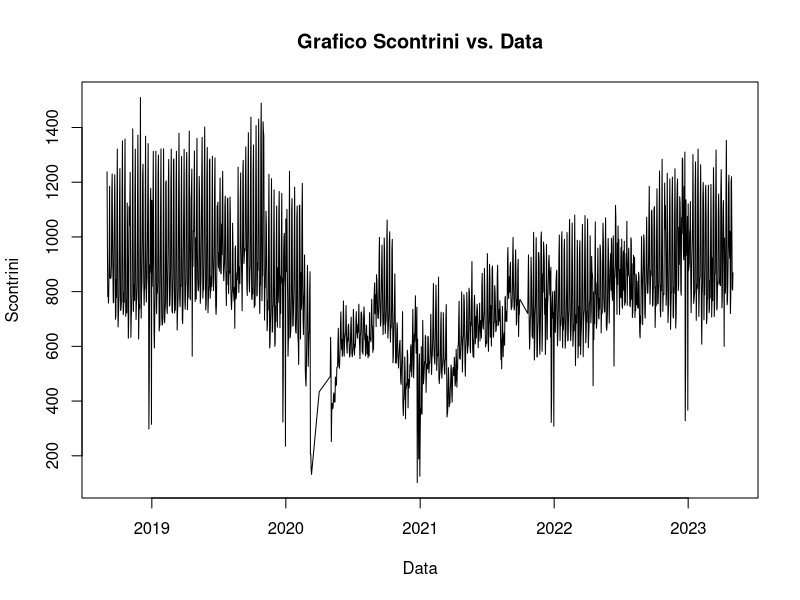
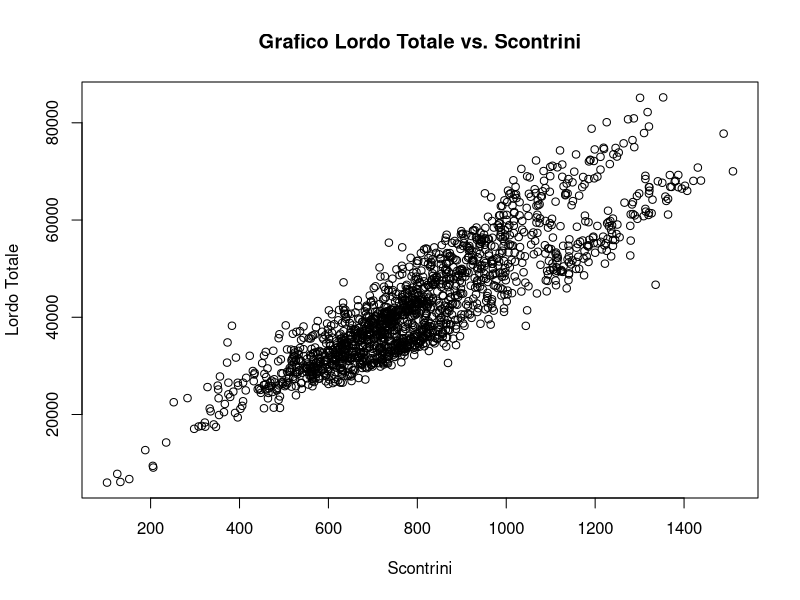
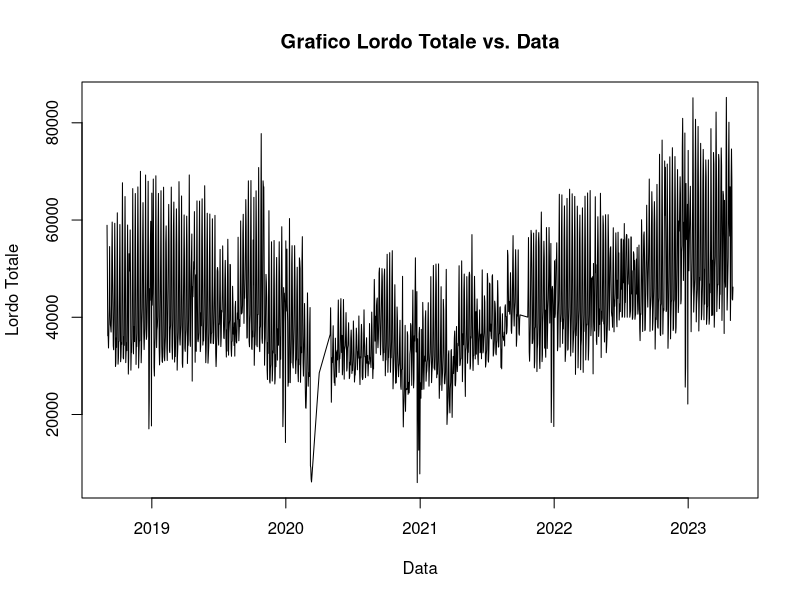
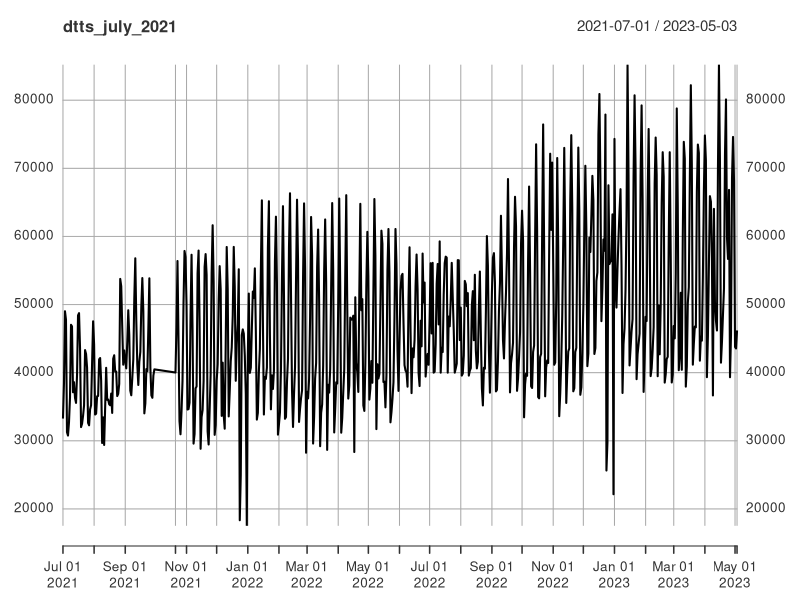
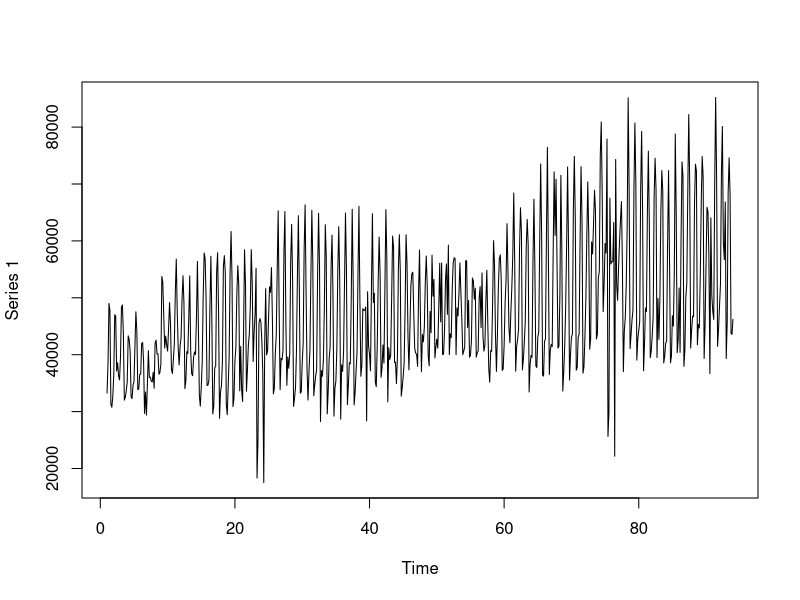
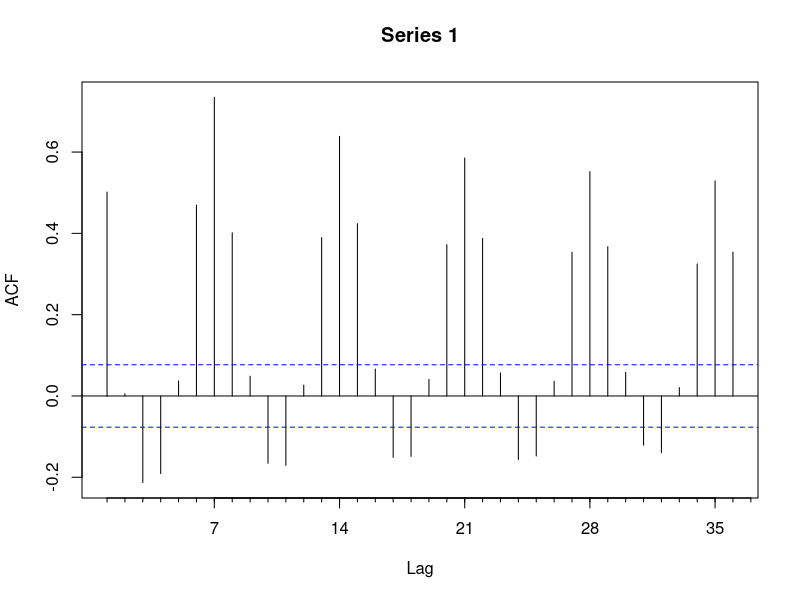
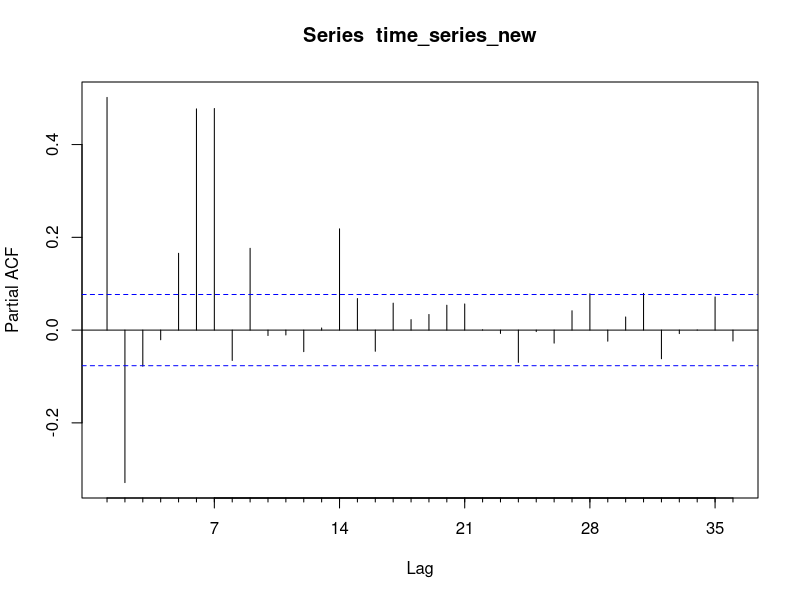
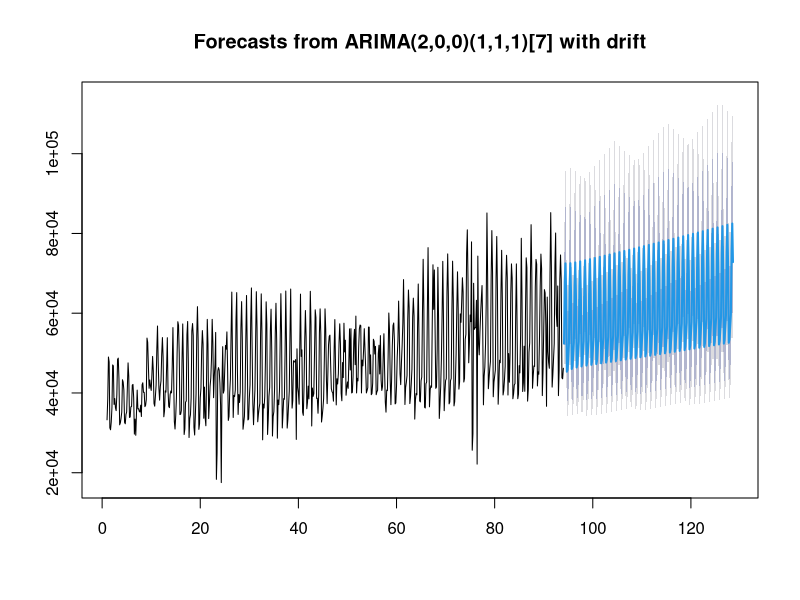

Recreate these plots in R, in order.
## ---- chunk 1
#Importo le librerie
library(xts)
library(forecast)
library(lubridate)
## ---- chunk 2
R2 <- read.csv("R2.csv")

R2$Date <- as.Date(R2$data, format = "%Y-%m-%d")

plot(R2$Date, R2$S_R2, xlab = "Data", ylab = "Scontrini", main = "Grafico Scontrini vs. Data", type = "l")
## ---- chunk 3
plot(R2$S_R2, R2$LT_R2, xlab = "Scontrini", ylab = "Lordo Totale", main = "Grafico Lordo Totale vs. Scontrini")
## ---- chunk 4
plot(R2$Date, R2$LT_R2, xlab = "Data", ylab = "Lordo Totale", main = "Grafico Lordo Totale vs. Data", type = "l")
## ---- chunk 5
R2_LT <- xts(
  R2$LT_R2, # Selezioniamo la colonna LT_R1 come dati sull'asse delle y
  R2$Date # Utilizziamo la colonna "Date" formattata come oggetti di data sull'asse delle x
)

## ---- chunk 6
# Filtra la serie storica per il 2018
R2_2018 <- R2_LT["2018-01-01/2018-12-31"]

# Filtra la serie storica per il 2019
R2_2019 <- R2_LT["2019-01-01/2019-12-31"]

# Filtra la serie storica per il 2021
R2_2021 <- R2_LT["2021-01-01/2021-12-31"]

# Filtra la serie storica per il 2022
R2_2022 <- R2_LT["2022-01-01/2022-12-31"]

# Filtra la serie storica per il 2022
R2_2023 <- R2_LT["2023-01-01/2023-12-31"]
## ---- chunk 7
# Calcola la media mensile per il 2018
monthly_mean_2018 <- apply.monthly(R2_2018, FUN = mean)

# Calcola la media mensile per il 2019
monthly_mean_2019 <- apply.monthly(R2_2019, FUN = mean)

# Calcola la media mensile per il 2019
monthly_mean_2021 <- apply.monthly(R2_2021, FUN = mean)

# Calcola la media mensile per il 2019
monthly_mean_2022 <- apply.monthly(R2_2022, FUN = mean)

# Calcola la media mensile per il 2019
monthly_mean_2023 <- apply.monthly(R2_2023, FUN = mean)
## ---- chunk 8

# Estrai i mesi dai dati
months_2018 <- as.numeric(format(index(monthly_mean_2018), "%m"))
months_2019 <- as.numeric(format(index(monthly_mean_2019), "%m"))

# Trova gli indici dei mesi comuni tra il 2018 e il 2019
common_month_indices <- which(months_2018 %in% months_2019)

# Crea un vettore con il mese di riferimento e la media corrispondente per i mesi comuni
result_vector <- data.frame(
  "Mese" = months_2018[common_month_indices],
  "Media_2018" = as.vector(monthly_mean_2018[common_month_indices]),
  "Media_2019" = as.vector(monthly_mean_2019[common_month_indices])
)

# Calcola la differenza percentuale tra le medie del 2018 e del 2019 per lo stesso mese
result_vector$Differenza_Percentuale <- 
  ((result_vector$Media_2018 - result_vector$Media_2019) / result_vector$Media_2018)

# Calcola il valore massimo (in valore assoluto) delle differenze percentuali
max_diff_percent <- max(abs(result_vector$Differenza_Percentuale))

# Aggiungi colonne Tolleranza_Min e Tolleranza_Max
result_vector$Tolleranza <- max_diff_percent

print(result_vector)
## ---- chunk 9
#stabilisco la tolleranza sulla base di quello che ho scritto sopra
tolleranza <- result_vector$Media_2019 * result_vector$Tolleranza 

# Aggiungi i valori di tolleranza al dataset
result_vector$Tolleranza_Min_2019 <- abs(result_vector$Media_2019 - tolleranza)
result_vector$Tolleranza_Max_2019 <- result_vector$Media_2019 + tolleranza

print(result_vector)
## ---- chunk 10
# Estrai i mesi del 2019 che non erano presenti nel 2018
missing_months_2019 <- months_2019[!months_2019 %in% months_2018]

# Crea un nuovo dataframe dei dati con i mesi mancanti e le medie del 2019
missing_months_data <- data.frame(
  "Mese" = missing_months_2019,
  "Media_2018" = NA,  # Assegna NA ai mesi mancanti nel 2018
  "Media_2019" = monthly_mean_2019[!months_2019 %in% months_2018]
)

#stabilisco la tolleranza sulla base di quello che ho scritto sopra
tolleranza <- missing_months_data$Media_2019 * result_vector$Tolleranza

# Aggiungi i valori di tolleranza al dataset
missing_months_data$Tolleranza_Min_2019 <- abs(missing_months_data$Media_2019 - tolleranza)
missing_months_data$Tolleranza_Max_2019 <- missing_months_data$Media_2019 + tolleranza

print(missing_months_data)
## ---- chunk 11
# Estrai la colonna "Media_2019" da result_vector
result_vector_2019 <- result_vector[, c("Mese", "Media_2019", "Tolleranza_Min_2019", "Tolleranza_Max_2019")]

# Estrai le colonne "Media_2018" e "Media_2019" da missing_months_data
missing_data_2019 <- missing_months_data[, c("Mese", "Media_2019", "Tolleranza_Min_2019", "Tolleranza_Max_2019")]


# Concatena i due dataset
combined_data <- rbind(missing_data_2019, result_vector_2019)

# Aggiungi una colonna di numeri da 1 a 12 come indici
combined_data$Mese = 1:12


# Rimuovi l'indice implicito
rownames(combined_data) <- NULL

# Visualizza il dataset senza l'indice implicito
print(combined_data)
## ---- chunk 12
# Estrai il mese dalla data e crea un nuovo dataframe
monthly_mean_2021_new <- data.frame(
  "Mese" = as.integer(format(index(monthly_mean_2021), "%m")),
  "Media_2021" = coredata(monthly_mean_2021)
)
monthly_mean_2022_new <- data.frame(
  "Mese" = as.integer(format(index(monthly_mean_2022), "%m")),
  "Media_2022" = coredata(monthly_mean_2022)
)
monthly_mean_2023_new <- data.frame(
  "Mese" = as.integer(format(index(monthly_mean_2023), "%m")),
  "Media_2023" = coredata(monthly_mean_2023)
)

# Visualizza i nuovi dataframes
print(monthly_mean_2021_new)
print(monthly_mean_2022_new)
print(monthly_mean_2023_new)
## ---- chunk 13
# Verifica le lunghezze dei dataframe mensili
length_2021 <- nrow(monthly_mean_2021_new)
length_2022 <- nrow(monthly_mean_2022_new)

# Trova la lunghezza minima tra i dataframe
min_length <- min(length_2021, length_2022)

# Seleziona solo le prime 'min_length' righe da entrambi i dataframe
monthly_mean_2021_new <- monthly_mean_2021_new[1:min_length, ]
monthly_mean_2022_new <- monthly_mean_2022_new[1:min_length, ]
monthly_mean_2023_new <- monthly_mean_2023_new[1:5, ]
# Creazione di un nuovo dataframe per i confronti
confronti <- data.frame(  
  "Mese" = rep(1:12, times = 1),  # Mesi da 1 a 12 per due anni
  "Media_2021" = monthly_mean_2021_new$Media,
  "Media_2022" = monthly_mean_2022_new$Media,
  "Tolleranza_Min" = combined_data$Tolleranza_Min[1:min_length],
  "Tolleranza_Max" = combined_data$Tolleranza_Max[1:min_length]
)

confronti1 <- data.frame(
  "Anno" = rep(c(2023), each = 5),  # Ripeti l'anno per ogni mese
  "Mese" = rep(1:5, times = 1),  # Mesi da 1 a 12 per due anni
  "Media_2023" = monthly_mean_2023_new$Media,
  "Tolleranza_Min" = combined_data$Tolleranza_Min[1:5],
  "Tolleranza_Max" = combined_data$Tolleranza_Max[1:5]
)
# Aggiungi una colonna di confronto per ciascun anno
confronti$Confronto_2021 <- confronti$Media_2021 >= confronti$Tolleranza_Min & confronti$Media_2021 <= confronti$Tolleranza_Max
confronti$Confronto_2022 <- confronti$Media_2022 >= confronti$Tolleranza_Min & confronti$Media_2022 <= confronti$Tolleranza_Max

confronti1$Confronto_2023 <- confronti1$Media_2023 >= confronti1$Tolleranza_Min & confronti1$Media_2023 <= confronti1$Tolleranza_Max

# Visualizza il dataframe di confronto
print(confronti)
print(confronti1)
## ---- chunk 14
# Filtra la serie storica a partire da luglio 2021
dtts_july_2021 <- R2_LT["2021-07-01/"]
plot(dtts_july_2021)
## ---- chunk 15
time_series <- ts(dtts_july_2021, frequency=7)
plot(time_series)
## ---- chunk 16
time_series_new<-log(time_series)
time_series_new |> Acf(36)
time_series_new |> Pacf(36)
## ---- chunk 17
# let's try an AR(2)
library(forecast)
mod_arima <- Arima(time_series,
              c(2,0,0), # p, d, q 
              c(1,1,1), # P, D, Q D=1. because we have performed a seasonal difference
              include.constant =TRUE, #intercept
              lambda=0 #because log transformation
              )
mod_arima #with drift because constant and one seasonal difference
## ---- chunk 18
previsione <- forecast(mod_arima, h=242)
plot(previsione)
## ---- chunk 19
previsione <- forecast(mod_arima, h = 242)
plot(previsione$mean, type = "l", ylab = "Valori previsti", xlab = "Tempo", main = "Previsione senza intervalli di confidenza")
## ---- chunk 20
rmse2 <- sqrt(mean(mod_arima$residuals^2))
rmse2

mae2 <- mean(abs(mod_arima$residuals))
mae2

actual2 <- window(time_series, start = end(time_series) - length(mod_arima$residuals) + 1)

mape2 <- mean(abs((mod_arima$residuals / actual2) * 100), na.rm = TRUE)
mape2

shapiro_test2 <- shapiro.test(mod_arima$residuals)
shapiro_test2

acf_res2 <- acf(mod_arima$residuals)
pacf_res2 <- pacf(mod_arima$residuals)
## ---- chunk 21
length(time_series)
## ---- chunk 22
time_series <- ts(dtts_july_2021, frequency = 7)


time_series_new <- log(time_series)


acf_result <- Acf(time_series_new)


pacf_result <- Pacf(time_series_new)

# Parametri per la stagionalità
s <- 365.25
harm <- c(1,2,3)
freq <- outer(1:length(time_series_new), harm) * 2 * pi / s
co <- cos(freq)
si <- sin(freq)
colnames(co) <- paste0("cos", harm)
colnames(si) <- paste0("sin", harm)
X <- cbind(trend=1:length(time_series_new),co, si)

# Divisione in set di addestramento e test
train_size <- floor(length(time_series_new[1:529]))
train_y <- time_series_new[1:train_size]
train_X <- X[1:train_size, ]
test_y <- time_series_new[(train_size + 1):length(time_series_new)]
test_X <- X[(train_size + 1):length(time_series_new), ]

# Modello ARIMAX
mod_sin <- Arima(train_y,
              order = c(2, 0, 0),
              seasonal = list(order = c(1, 1, 1), period = 7),
              xreg = train_X,
              lambda = 0
)

# Riassunto del modello
summary(mod_sin)
## ---- chunk 23
# Esegui il forecast
forecast_result <- forecast(mod_sin, h = length(test_y), xreg = test_X)
length(test_y)
# Plot del risultato
plot(forecast_result)
## ---- chunk 24
# Esegui il forecast con visualizzazione dei valori reali
forecast_result <- forecast(mod_sin, h = length(test_y), xreg = test_X)

# Estrai le previsioni dal risultato del forecast
pred_values <- forecast_result$mean

# Plot del risultato con previsioni e valori reali
plot(pred_values, type = "l", col = "red", lty = 1, lwd = 2, ylim = range(c(pred_values, test_y)))
lines(length(train_y) + 1:length(test_y), test_y, col = "blue", type = "l", lty = 2, lwd = 2)
legend("topright", legend = c("Forecast", "Valori Reali"), col = c("red", "blue"), lty = 1:2, lwd = 2)

## ---- chunk 25
losses_mod_sin <- function(real, pred) {
  error <- real - pred
  ae <- abs(error)
  se <- error^2
  c(
    ME = mean(error),
    RMSE = sqrt(mean(se)),
    MAE = mean(ae),
    MPE = mean(error/real)*100,
    MAPE = mean(ae/real)*100
  )
}

losses_mod_sin(test_y, forecast_result$mean)

## ---- chunk 26
# Chiamata alla funzione losses e salvataggio dei risultati in un data frame
losses2_mod_sin <- data.frame(Arima2 = losses_mod_sin(test_y, forecast_result$mean))

# Visualizza il data frame
print(losses2_mod_sin)

## ---- chunk 27
plot(mod_sin$residuals)
# Ottenere gli indici dei residui con valore maggiore o uguale a 0.05 o minore o uguale a -0.05
indices_high_residues <- which(mod_sin$residuals >= 0.05 | mod_sin$residuals <= -0.05)
indices_high_residues
## ---- chunk 28
# Creazione di variabili dummy per i giorni specifici
special_days <-indices_high_residues

# Creazione di variabili dummy
dummy_vars_train <- matrix(0, nrow = train_size, ncol = length(special_days))
dummy_vars_test <- matrix(0, nrow = length(test_y), ncol = length(special_days))

for (i in seq_along(special_days)) {
  day_index <- which(train_X[, "trend"] == special_days[i])
  dummy_vars_train[day_index, i] <- 1
  
  day_index_test <- which(test_X[, "trend"] == special_days[i])
  dummy_vars_test[day_index_test, i] <- 1
}

# Aggiunta delle variabili dummy al set di addestramento
train_X <- cbind(train_X, dummy_vars_train)

# Aggiunta delle variabili dummy al set di test
test_X <- cbind(test_X, dummy_vars_test)

mod_sin_dummy <- Arima(train_y,
                       order = c(2, 0, 0),
                       seasonal = list(order = c(1, 1, 1), period = 7),
                       xreg = train_X,
                       lambda = 0  
)

# Esegui il forecast
forecast_result <- forecast(mod_sin_dummy , h = length(test_y), xreg = test_X)
length(test_y)
# Plot del risultato
plot(forecast_result)
## ---- chunk 29
# Esegui il forecast con visualizzazione dei valori reali
forecast_result <- forecast(mod_sin_dummy, h = length(test_y), xreg = test_X)

# Estrai le previsioni dal risultato del forecast
pred_values <- forecast_result$mean

# Plot del risultato con previsioni e valori reali
plot(pred_values, type = "l", col = "red", lty = 1, lwd = 2, ylim = range(c(pred_values, test_y)))
lines(length(train_y) + 1:length(test_y), test_y, col = "blue", type = "l", lty = 2, lwd = 2)
legend("topright", legend = c("Forecast", "Valori Reali"), col = c("red", "blue"), lty = 1:2, lwd = 2)

## ---- chunk 30
plot(mod_sin_dummy$residuals) 
## ---- chunk 31
losses_mod_sin_dummy <- function(real, pred) {
  error <- real - pred
  ae <- abs(error)
  se <- error^2
  c(
    ME = mean(error),
    RMSE = sqrt(mean(se)),
    MAE = mean(ae),
    MPE = mean(error/real)*100,
    MAPE = mean(ae/real)*100
  )
}

losses_mod_sin_dummy(test_y, forecast_result$mean)

## ---- chunk 32
# Chiamata alla funzione losses e salvataggio dei risultati in un data frame
losses2_mod_sin_dummy <- data.frame(Arima2 = losses_mod_sin_dummy(test_y, forecast_result$mean))

# Visualizza il data frame
print(losses2_mod_sin_dummy)

## ---- chunk 33
# let's try an AR(3)
library(forecast)
mod_arima <- Arima(time_series,
              c(3,0,0), # p, d, q 
              c(1,1,1), # P, D, Q D=1. because we have performed a seasonal difference
              include.constant =TRUE, #intercept
              lambda=0 #because log transformation
              )
mod_arima #with drift because constant and one seasonal difference
## ---- chunk 34
previsione <- forecast(mod_arima, h=242)
plot(previsione)
## ---- chunk 35
previsione <- forecast(mod_arima, h = 242)
plot(previsione$mean, type = "l", ylab = "Valori previsti", xlab = "Tempo", main = "Previsione senza intervalli di confidenza")
## ---- chunk 36
rmse3 <- sqrt(mean(mod_arima$residuals^2))
rmse3

mae3 <- mean(abs(mod_arima$residuals))
mae3

actual3 <- window(time_series, start = end(time_series) - length(mod_arima$residuals) + 1)

mape3 <- mean(abs((mod_arima$residuals / actual3) * 100), na.rm = TRUE)
mape3

shapiro_test3 <- shapiro.test(mod_arima$residuals)
shapiro_test3

acf_res3 <- acf(mod_arima$residuals)
pacf_res3 <- pacf(mod_arima$residuals)
## ---- chunk 37
length(time_series)
## ---- chunk 38
time_series <- ts(dtts_july_2021, frequency = 7)


time_series_new <- log(time_series)


acf_result <- Acf(time_series_new)


pacf_result <- Pacf(time_series_new)

# Parametri per la stagionalità
s <- 365.25
harm <- c(1,2,3)
freq <- outer(1:length(time_series_new), harm) * 2 * pi / s
co <- cos(freq)
si <- sin(freq)
colnames(co) <- paste0("cos", harm)
colnames(si) <- paste0("sin", harm)
X <- cbind(trend=1:length(time_series_new),co, si)

# Divisione in set di addestramento e test
train_size <- floor(length(time_series_new[1:529]))
train_y <- time_series_new[1:train_size]
train_X <- X[1:train_size, ]
test_y <- time_series_new[(train_size + 1):length(time_series_new)]
test_X <- X[(train_size + 1):length(time_series_new), ]

# Modello ARIMAX
mod_sin <- Arima(train_y,
              order = c(3, 0, 0),
              seasonal = list(order = c(1, 1, 1), period = 7),
              xreg = train_X,
              lambda = 0
)

# Riassunto del modello
summary(mod_sin)
## ---- chunk 39
# Esegui il forecast
forecast_result <- forecast(mod_sin, h = length(test_y), xreg = test_X)
length(test_y)
# Plot del risultato
plot(forecast_result)
## ---- chunk 40
# Esegui il forecast con visualizzazione dei valori reali
forecast_result <- forecast(mod_sin, h = length(test_y), xreg = test_X)

# Estrai le previsioni dal risultato del forecast
pred_values <- forecast_result$mean

# Plot del risultato con previsioni e valori reali
plot(pred_values, type = "l", col = "red", lty = 1, lwd = 2, ylim = range(c(pred_values, test_y)))
lines(length(train_y) + 1:length(test_y), test_y, col = "blue", type = "l", lty = 2, lwd = 2)
legend("topright", legend = c("Forecast", "Valori Reali"), col = c("red", "blue"), lty = 1:2, lwd = 2)

## ---- chunk 41
losses_mod_sin <- function(real, pred) {
  error <- real - pred
  ae <- abs(error)
  se <- error^2
  c(
    ME = mean(error),
    RMSE = sqrt(mean(se)),
    MAE = mean(ae),
    MPE = mean(error/real)*100,
    MAPE = mean(ae/real)*100
  )
}

losses_mod_sin(test_y, forecast_result$mean)

## ---- chunk 42
# Chiamata alla funzione losses e salvataggio dei risultati in un data frame
losses3_mod_sin<- data.frame(Arima3 = losses_mod_sin(test_y, forecast_result$mean))

# Visualizza il data frame
print(losses3_mod_sin)

## ---- chunk 43
plot(mod_sin$residuals)
# Ottenere gli indici dei residui con valore maggiore o uguale a 0.05 o minore o uguale a -0.05
indices_high_residues <- which(mod_sin$residuals >= 0.05 | mod_sin$residuals <= -0.05)
indices_high_residues
## ---- chunk 44
# Creazione di variabili dummy per i giorni specifici
special_days <-indices_high_residues

# Creazione di variabili dummy
dummy_vars_train <- matrix(0, nrow = train_size, ncol = length(special_days))
dummy_vars_test <- matrix(0, nrow = length(test_y), ncol = length(special_days))

for (i in seq_along(special_days)) {
  day_index <- which(train_X[, "trend"] == special_days[i])
  dummy_vars_train[day_index, i] <- 1
  
  day_index_test <- which(test_X[, "trend"] == special_days[i])
  dummy_vars_test[day_index_test, i] <- 1
}

# Aggiunta delle variabili dummy al set di addestramento
train_X <- cbind(train_X, dummy_vars_train)

# Aggiunta delle variabili dummy al set di test
test_X <- cbind(test_X, dummy_vars_test)

mod_sin_dummy <- Arima(train_y,
                       order = c(3, 0, 0),
                       seasonal = list(order = c(1, 1, 1), period = 7),
                       xreg = train_X,
                       lambda = 0  
)

# Esegui il forecast
forecast_result <- forecast(mod_sin_dummy , h = length(test_y), xreg = test_X)
length(test_y)
# Plot del risultato
plot(forecast_result)
## ---- chunk 45
# Esegui il forecast con visualizzazione dei valori reali
forecast_result <- forecast(mod_sin_dummy, h = length(test_y), xreg = test_X)

# Estrai le previsioni dal risultato del forecast
pred_values <- forecast_result$mean

# Plot del risultato con previsioni e valori reali
plot(pred_values, type = "l", col = "red", lty = 1, lwd = 2, ylim = range(c(pred_values, test_y)))
lines(length(train_y) + 1:length(test_y), test_y, col = "blue", type = "l", lty = 2, lwd = 2)
legend("topright", legend = c("Forecast", "Valori Reali"), col = c("red", "blue"), lty = 1:2, lwd = 2)

## ---- chunk 46
plot(mod_sin_dummy$residuals) 
## ---- chunk 47
losses_mod_sin_dummy <- function(real, pred) {
  error <- real - pred
  ae <- abs(error)
  se <- error^2
  c(
    ME = mean(error),
    RMSE = sqrt(mean(se)),
    MAE = mean(ae),
    MPE = mean(error/real)*100,
    MAPE = mean(ae/real)*100
  )
}

losses_mod_sin_dummy(test_y, forecast_result$mean)

## ---- chunk 48
# Chiamata alla funzione losses e salvataggio dei risultati in un data frame
losses3_mod_sin_dummy <- data.frame(Arima3 = losses_mod_sin_dummy(test_y, forecast_result$mean))

# Visualizza il data frame
print(losses3_mod_sin_dummy)

## ---- chunk 49
# let's try an AR(4)
library(forecast)
mod_arima <- Arima(time_series,
              c(4,0,0), # p, d, q 
              c(1,1,1), # P, D, Q D=1. because we have performed a seasonal difference
              include.constant =TRUE, #intercept
              lambda=0 #because log transformation
              )
mod_arima #with drift because constant and one seasonal difference
## ---- chunk 50
previsione <- forecast(mod_arima, h=242)
plot(previsione)
## ---- chunk 51
previsione <- forecast(mod_arima, h = 242)
plot(previsione$mean, type = "l", ylab = "Valori previsti", xlab = "Tempo", main = "Previsione senza intervalli di confidenza")
## ---- chunk 52
rmse4 <- sqrt(mean(mod_arima$residuals^2))
rmse4

mae4 <- mean(abs(mod_arima$residuals))
mae4

actual4 <- window(time_series, start = end(time_series) - length(mod_arima$residuals) + 1)

mape4 <- mean(abs((mod_arima$residuals / actual4) * 100), na.rm = TRUE)
mape4

shapiro_test4 <- shapiro.test(mod_arima$residuals)
shapiro_test4

acf_res4 <- acf(mod_arima$residuals)
pacf_res4 <- pacf(mod_arima$residuals)
## ---- chunk 53
length(time_series)
## ---- chunk 54

time_series <- ts(dtts_july_2021, frequency = 7)


time_series_new <- log(time_series)


acf_result <- Acf(time_series_new)


pacf_result <- Pacf(time_series_new)

# Parametri per la stagionalità
s <- 365.25
harm <- c(1,2,3,4,5,6)
freq <- outer(1:length(time_series_new), harm) * 2 * pi / s
co <- cos(freq)
si <- sin(freq)
colnames(co) <- paste0("cos", harm)
colnames(si) <- paste0("sin", harm)
X <- cbind(trend=1:length(time_series_new),co, si)

# Divisione in set di addestramento e test
train_size <- floor(length(time_series_new[1:529]))
train_y <- time_series_new[1:train_size]
train_X <- X[1:train_size, ]
test_y <- time_series_new[(train_size + 1):length(time_series_new)]
test_X <- X[(train_size + 1):length(time_series_new), ]

# Modello ARIMAX
mod_sin <- Arima(train_y,
              order = c(4, 0, 0),
              seasonal = list(order = c(1, 1, 1), period = 7),
              xreg = train_X,
              lambda = 0
)

# Riassunto del modello
summary(mod_sin)
## ---- chunk 55
# Esegui il forecast
forecast_result <- forecast(mod_sin, h = length(test_y), xreg = test_X)
length(test_y)
# Plot del risultato
plot(forecast_result)
## ---- chunk 56
# Esegui il forecast con visualizzazione dei valori reali
forecast_result <- forecast(mod_sin, h = length(test_y), xreg = test_X)

# Estrai le previsioni dal risultato del forecast
pred_values <- forecast_result$mean

# Plot del risultato con previsioni e valori reali
plot(pred_values, type = "l", col = "red", lty = 1, lwd = 2, ylim = range(c(pred_values, test_y)))
lines(length(train_y) + 1:length(test_y), test_y, col = "blue", type = "l", lty = 2, lwd = 2)
legend("topright", legend = c("Forecast", "Valori Reali"), col = c("red", "blue"), lty = 1:2, lwd = 2)

## ---- chunk 57
losses_mod_sin <- function(real, pred) {
  error <- real - pred
  ae <- abs(error)
  se <- error^2
  c(
    ME = mean(error),
    RMSE = sqrt(mean(se)),
    MAE = mean(ae),
    MPE = mean(error/real)*100,
    MAPE = mean(ae/real)*100
  )
}

losses_mod_sin(test_y, forecast_result$mean)
## ---- chunk 58
# Chiamata alla funzione losses e salvataggio dei risultati in un data frame
losses4_mod_sin <- data.frame(Arima4 = losses_mod_sin(test_y, forecast_result$mean))

# Visualizza il data frame
print(losses4_mod_sin)

## ---- chunk 59
plot(mod_sin$residuals)
# Ottenere gli indici dei residui con valore maggiore o uguale a 0.05 o minore o uguale a -0.05
indices_high_residues <- which(mod_sin$residuals >= 0.05 | mod_sin$residuals <= -0.05)
indices_high_residues
## ---- chunk 60
# Creazione di variabili dummy per i giorni specifici
special_days <-indices_high_residues

# Creazione di variabili dummy
dummy_vars_train <- matrix(0, nrow = train_size, ncol = length(special_days))
dummy_vars_test <- matrix(0, nrow = length(test_y), ncol = length(special_days))

for (i in seq_along(special_days)) {
  day_index <- which(train_X[, "trend"] == special_days[i])
  dummy_vars_train[day_index, i] <- 1
  
  day_index_test <- which(test_X[, "trend"] == special_days[i])
  dummy_vars_test[day_index_test, i] <- 1
}

# Aggiunta delle variabili dummy al set di addestramento
train_X <- cbind(train_X, dummy_vars_train)

# Aggiunta delle variabili dummy al set di test
test_X <- cbind(test_X, dummy_vars_test)

mod_sin_dummy <- Arima(train_y,
                       order = c(4, 0, 0),
                       seasonal = list(order = c(1, 1, 1), period = 7),
                       xreg = train_X,
                       lambda = 0  
)

# Esegui il forecast
forecast_result <- forecast(mod_sin_dummy , h = length(test_y), xreg = test_X)
length(test_y)
# Plot del risultato
plot(forecast_result)
## ---- chunk 61
plot(mod_sin_dummy$residuals) 
## ---- chunk 62
# Esegui il forecast con visualizzazione dei valori reali
forecast_result <- forecast(mod_sin_dummy, h = length(test_y), xreg = test_X)

# Estrai le previsioni dal risultato del forecast
pred_values <- forecast_result$mean

# Plot del risultato con previsioni e valori reali
plot(pred_values, type = "l", col = "red", lty = 1, lwd = 2, ylim = range(c(pred_values, test_y)))
lines(length(train_y) + 1:length(test_y), test_y, col = "blue", type = "l", lty = 2, lwd = 2)
legend("topright", legend = c("Forecast", "Valori Reali"), col = c("red", "blue"), lty = 1:2, lwd = 2)

## ---- chunk 63
losses_mod_sin_dummy <- function(real, pred) {
  error <- real - pred
  ae <- abs(error)
  se <- error^2
  c(
    ME = mean(error),
    RMSE = sqrt(mean(se)),
    MAE = mean(ae),
    MPE = mean(error/real)*100,
    MAPE = mean(ae/real)*100
  )
}

losses_mod_sin_dummy(test_y, forecast_result$mean)

## ---- chunk 64
# Chiamata alla funzione losses e salvataggio dei risultati in un data frame
losses4_mod_sin_dummy <- data.frame(Arima4 = losses_mod_sin_dummy(test_y, forecast_result$mean))

# Visualizza il data frame
print(losses4_mod_sin_dummy)

## ---- chunk 65
# let's try an AR(5)
library(forecast)
mod_arima <- Arima(time_series,
              c(5,0,0), # p, d, q 
              c(1,1,1), # P, D, Q D=1. because we have performed a seasonal difference
              include.constant =TRUE, #intercept
              lambda=0 #because log transformation
              )
mod_arima #with drift because constant and one seasonal difference
## ---- chunk 66
previsione <- forecast(mod_arima, h=242)
plot(previsione)
## ---- chunk 67
previsione <- forecast(mod_arima, h = 242)
plot(previsione$mean, type = "l", ylab = "Valori previsti", xlab = "Tempo", main = "Previsione senza intervalli di confidenza")
## ---- chunk 68
rmse5 <- sqrt(mean(mod_arima$residuals^2))
rmse5

mae5 <- mean(abs(mod_arima$residuals))
mae5

actual5 <- window(time_series, start = end(time_series) - length(mod_arima$residuals) + 1)

mape5 <- mean(abs((mod_arima$residuals / actual5) * 100), na.rm = TRUE)
mape5

shapiro_test5 <- shapiro.test(mod_arima$residuals)
shapiro_test5

acf_res5 <- acf(mod_arima$residuals)
pacf_res5 <- pacf(mod_arima$residuals)
## ---- chunk 69
# Parametri per la stagionalità
s <- 365.25
harm <- c(1,2,3) # passo da 2 sinusoidi a 1 perché altrimenti vengono prodotti valori mancanti
freq <- outer(1:length(time_series_new), harm) * 2 * pi / s
co <- cos(freq)
si <- sin(freq)
colnames(co) <- paste0("cos", harm)
colnames(si) <- paste0("sin", harm)
X <- cbind(trend=1:length(time_series_new),co, si)

# Divisione in set di addestramento e test
train_size <- floor(length(time_series_new[1:529]))
train_y <- time_series_new[1:train_size]
train_X <- X[1:train_size, ]
test_y <- time_series_new[(train_size + 1):length(time_series_new)]
test_X <- X[(train_size + 1):length(time_series_new), ]

# Modello ARIMAX
mod_sin <- Arima(train_y,
              order = c(5, 0, 0),
              seasonal = list(order = c(1, 1, 1), period = 7),
              xreg = train_X,
              lambda = 0
)

# Riassunto del modello
summary(mod_sin)


## ---- chunk 70
# Esegui il forecast
forecast_result <- forecast(mod_sin, h = length(test_y), xreg = test_X)
length(test_y)
# Plot del risultato
plot(forecast_result)
## ---- chunk 71
# Esegui il forecast con visualizzazione dei valori reali
forecast_result <- forecast(mod_sin, h = length(test_y), xreg = test_X)

# Estrai le previsioni dal risultato del forecast
pred_values <- forecast_result$mean

# Plot del risultato con previsioni e valori reali
plot(pred_values, type = "l", col = "red", lty = 1, lwd = 2, ylim = range(c(pred_values, test_y)))
lines(length(train_y) + 1:length(test_y), test_y, col = "blue", type = "l", lty = 2, lwd = 2)
legend("topright", legend = c("Forecast", "Valori Reali"), col = c("red", "blue"), lty = 1:2, lwd = 2)

## ---- chunk 72
losses_mod_sin <- function(real, pred) {
  error <- real - pred
  ae <- abs(error)
  se <- error^2
  c(
    ME = mean(error),
    RMSE = sqrt(mean(se)),
    MAE = mean(ae),
    MPE = mean(error/real)*100,
    MAPE = mean(ae/real)*100
  )
}

losses_mod_sin(test_y, forecast_result$mean)

## ---- chunk 73
# Chiamata alla funzione losses e salvataggio dei risultati in un data frame
losses5_mod_sin <- data.frame(Arima5 = losses_mod_sin(test_y, forecast_result$mean))

# Visualizza il data frame
print(losses5_mod_sin)
## ---- chunk 74
plot(mod_sin$residuals)
# Ottenere gli indici dei residui con valore maggiore o uguale a 0.05 o minore o uguale a -0.05
indices_high_residues <- which(mod_sin$residuals >= 0.05 | mod_sin$residuals <= -0.05)
indices_high_residues
## ---- chunk 75
# Creazione di variabili dummy per i giorni specifici 
special_days <-indices_high_residues

# Creazione di variabili dummy
dummy_vars_train <- matrix(0, nrow = train_size, ncol = length(special_days))
dummy_vars_test <- matrix(0, nrow = length(test_y), ncol = length(special_days))

for (i in seq_along(special_days)) {
  day_index <- which(train_X[, "trend"] == special_days[i])
  dummy_vars_train[day_index, i] <- 1
  
  day_index_test <- which(test_X[, "trend"] == special_days[i])
  dummy_vars_test[day_index_test, i] <- 1
}

# Aggiunta delle variabili dummy al set di addestramento
train_X <- cbind(train_X, dummy_vars_train)

# Aggiunta delle variabili dummy al set di test
test_X <- cbind(test_X, dummy_vars_test)

mod_sin_dummy <- Arima(train_y,
                       order = c(5, 0, 0),
                       seasonal = list(order = c(1, 1, 1), period = 7),
                       xreg = train_X,
                       lambda = 0  # Puoi sperimentare con altri metodi
)

# Esegui il forecast
forecast_result <- forecast(mod_sin_dummy , h = length(test_y), xreg = test_X)
length(test_y)
# Plot del risultato
plot(forecast_result)
## ---- chunk 76
# Esegui il forecast con visualizzazione dei valori reali
forecast_result <- forecast(mod_sin_dummy, h = length(test_y), xreg = test_X)

# Estrai le previsioni dal risultato del forecast
pred_values <- forecast_result$mean

# Plot del risultato con previsioni e valori reali
plot(pred_values, type = "l", col = "red", lty = 1, lwd = 2, ylim = range(c(pred_values, test_y)))
lines(length(train_y) + 1:length(test_y), test_y, col = "blue", type = "l", lty = 2, lwd = 2)
legend("topright", legend = c("Forecast", "Valori Reali"), col = c("red", "blue"), lty = 1:2, lwd = 2)

## ---- chunk 77
plot(mod_sin_dummy$residuals) 
## ---- chunk 78
losses_mod_sin_dummy <- function(real, pred) {
  error <- real - pred
  ae <- abs(error)
  se <- error^2
  c(
    ME = mean(error),
    RMSE = sqrt(mean(se)),
    MAE = mean(ae),
    MPE = mean(error/real)*100,
    MAPE = mean(ae/real)*100
  )
}

losses_mod_sin_dummy(test_y, forecast_result$mean)

## ---- chunk 79
# Chiamata alla funzione losses e salvataggio dei risultati in un data frame
losses5_mod_sin_dummy <- data.frame(Arima5 = losses_mod_sin_dummy(test_y, forecast_result$mean))

# Visualizza il data frame
print(losses5_mod_sin_dummy)
## ---- chunk 80
# let's try an AR(2)
library(forecast)
mod_arima <- Arima(time_series,
              c(6,0,0), # p, d, q 
              c(1,1,1), # P, D, Q D=1. because we have performed a seasonal difference
              include.constant =TRUE, #intercept
              lambda=0 #because log transformation
              )
mod_arima #with drift because constant and one seasonal difference
## ---- chunk 81
previsione <- forecast(mod_arima, h=242)
plot(previsione)
## ---- chunk 82
previsione <- forecast(mod_arima, h = 242)
plot(previsione$mean, type = "l", ylab = "Valori previsti", xlab = "Tempo", main = "Previsione senza intervalli di confidenza")
## ---- chunk 83
rmse6 <- sqrt(mean(mod_arima$residuals^2))
rmse6

mae6 <- mean(abs(mod_arima$residuals))
mae6

actual6 <- window(time_series, start = end(time_series) - length(mod_arima$residuals) + 1)

mape6 <- mean(abs((mod_arima$residuals / actual6) * 100), na.rm = TRUE)
mape6

shapiro_test6 <- shapiro.test(mod_arima$residuals)
shapiro_test6

acf_res6 <- acf(mod_arima$residuals)
pacf_res6 <- pacf(mod_arima$residuals)
## ---- chunk 84
# Parametri per la stagionalità
s <- 365.25
harm <- c(1,2)
freq <- outer(1:length(time_series_new), harm) * 2 * pi / s
co <- cos(freq)
si <- sin(freq)
colnames(co) <- paste0("cos", harm)
colnames(si) <- paste0("sin", harm)
X <- cbind(trend=1:length(time_series_new),co, si)

# Divisione in set di addestramento e test
train_size <- floor(length(time_series_new[1:529]))
train_y <- time_series_new[1:train_size]
train_X <- X[1:train_size, ]
test_y <- time_series_new[(train_size + 1):length(time_series_new)]
test_X <- X[(train_size + 1):length(time_series_new), ]

# Modello ARIMAX
mod_sin <- Arima(train_y,
              order = c(6, 0, 0),
              seasonal = list(order = c(1, 1, 1), period = 7),
              xreg = train_X,
              lambda = 0
)

# Riassunto del modello
summary(mod_sin)


## ---- chunk 85
# Esegui il forecast
forecast_result <- forecast(mod_sin, h = length(test_y), xreg = test_X)
length(test_y)
# Plot del risultato
plot(forecast_result)
## ---- chunk 86
# Esegui il forecast con visualizzazione dei valori reali
forecast_result <- forecast(mod_sin, h = length(test_y), xreg = test_X)

# Estrai le previsioni dal risultato del forecast
pred_values <- forecast_result$mean

# Plot del risultato con previsioni e valori reali
plot(pred_values, type = "l", col = "red", lty = 1, lwd = 2, ylim = range(c(pred_values, test_y)))
lines(length(train_y) + 1:length(test_y), test_y, col = "blue", type = "l", lty = 2, lwd = 2)
legend("topright", legend = c("Forecast", "Valori Reali"), col = c("red", "blue"), lty = 1:2, lwd = 2)

## ---- chunk 87
losses_mod_sin <- function(real, pred) {
  error <- real - pred
  ae <- abs(error)
  se <- error^2
  c(
    ME = mean(error),
    RMSE = sqrt(mean(se)),
    MAE = mean(ae),
    MPE = mean(error/real)*100,
    MAPE = mean(ae/real)*100
  )
}

losses_mod_sin(test_y, forecast_result$mean)

## ---- chunk 88
# Chiamata alla funzione losses e salvataggio dei risultati in un data frame
losses6_mod_sin <- data.frame(Arima6 = losses_mod_sin(test_y, forecast_result$mean))

# Visualizza il data frame
print(losses6_mod_sin)
## ---- chunk 89
plot(mod_sin$residuals)
# Ottenere gli indici dei residui con valore maggiore o uguale a 0.05 o minore o uguale a -0.05
indices_high_residues <- which(mod_sin$residuals >= 0.05 | mod_sin$residuals <= -0.05)
indices_high_residues
## ---- chunk 90
# Creazione di variabili dummy per i giorni specifici 
special_days <-indices_high_residues

# Creazione di variabili dummy
dummy_vars_train <- matrix(0, nrow = train_size, ncol = length(special_days))
dummy_vars_test <- matrix(0, nrow = length(test_y), ncol = length(special_days))

for (i in seq_along(special_days)) {
  day_index <- which(train_X[, "trend"] == special_days[i])
  dummy_vars_train[day_index, i] <- 1
  
  day_index_test <- which(test_X[, "trend"] == special_days[i])
  dummy_vars_test[day_index_test, i] <- 1
}

# Aggiunta delle variabili dummy al set di addestramento
train_X <- cbind(train_X, dummy_vars_train)

# Aggiunta delle variabili dummy al set di test
test_X <- cbind(test_X, dummy_vars_test)

mod_sin_dummy <- Arima(train_y,
                       order = c(6, 0, 0),
                       seasonal = list(order = c(1, 1, 1), period = 7),
                       xreg = train_X,
                       lambda = 0  # Puoi sperimentare con altri metodi
)

# Esegui il forecast
forecast_result <- forecast(mod_sin_dummy , h = length(test_y), xreg = test_X)
length(test_y)
# Plot del risultato
plot(forecast_result)
## ---- chunk 91
# Esegui il forecast con visualizzazione dei valori reali
forecast_result <- forecast(mod_sin_dummy, h = length(test_y), xreg = test_X)

# Estrai le previsioni dal risultato del forecast
pred_values <- forecast_result$mean

# Plot del risultato con previsioni e valori reali
plot(pred_values, type = "l", col = "red", lty = 1, lwd = 2, ylim = range(c(pred_values, test_y)))
lines(length(train_y) + 1:length(test_y), test_y, col = "blue", type = "l", lty = 2, lwd = 2)
legend("topright", legend = c("Forecast", "Valori Reali"), col = c("red", "blue"), lty = 1:2, lwd = 2)

## ---- chunk 92
plot(mod_sin_dummy$residuals) 
## ---- chunk 93
losses_mod_sin_dummy <- function(real, pred) {
  error <- real - pred
  ae <- abs(error)
  se <- error^2
  c(
    ME = mean(error),
    RMSE = sqrt(mean(se)),
    MAE = mean(ae),
    MPE = mean(error/real)*100,
    MAPE = mean(ae/real)*100
  )
}

losses_mod_sin_dummy(test_y, forecast_result$mean)

## ---- chunk 94
# Chiamata alla funzione losses e salvataggio dei risultati in un data frame
losses6_mod_sin_dummy <- data.frame(Arima6 = losses_mod_sin_dummy(test_y, forecast_result$mean))

# Visualizza il data frame
print(losses6_mod_sin_dummy)

## ---- chunk 95
# Crea un dataframe con i risultati
risultati <- data.frame(
  Modello = c("ARIMA2", "ARIMA3", "ARIMA4", "ARIMA5", "ARIMA6"),
  RMSE = c(rmse2, rmse3, rmse4, rmse5, rmse6),
  MAE = c(mae2, mae3, mae4, mae5, mae6),
  MAPE = c(mape2, mape3, mape4, mape5, mape6)
)
risultati
## ---- chunk 96
results1 <- data.frame( losses2_mod_sin, losses3_mod_sin, losses4_mod_sin, losses5_mod_sin, losses6_mod_sin)

# Visualizziamo la tabella
print(results1)
## ---- chunk 97
results2 <- data.frame( losses2_mod_sin_dummy, losses3_mod_sin_dummy, losses4_mod_sin_dummy, losses5_mod_sin_dummy, losses6_mod_sin_dummy)

# Visualizziamo la tabella
print(results2)
